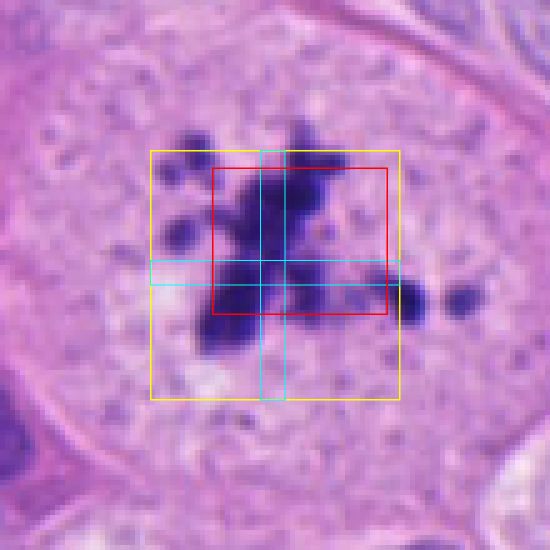
#> input picture debug_pics/ann7_zoom.png, 1100 x 1100 px (shown at 1/2 size)
$ python -i utils.py   (imports and definitions only)
#> lines starting #> are read from the running program, lines starting #| are printed output that depends on the picture
#> further down, picture is the input picture: shape (1100, 1100, 3); mean B, G, R 197.6, 132.4, 190.9
import os
import csv

import pandas as pd
import numpy as np
import cv2

import time
import math

import matplotlib as mpl
from matplotlib import pyplot as plt
import plotly.express as px

import gc
import logging

from skimage.filters import laplace
from skimage.measure import shannon_entropy


# [415 lines left out: functions plot_tps, update_object_id, make_annotated_video, center_of_mass, get_locations, visualize_frames and 3 more, not called in this run]


def pre_processing(image: np.ndarray, kernel_size = 61) -> np.ndarray:
    """
    Apply background correction, local contrast enhancement, and sharpening to a grayscale image.

    This preprocessing pipeline is useful for preparing microscopy or low-contrast grayscale images
    by removing background illumination bias, enhancing local contrast, and sharpening edges.

    It performs the following steps:
    1. Background estimation and removal using morphological opening.
    2. Local contrast enhancement by subtracting background from the original image.
    3. Gentle sharpening using unsharp masking with Gaussian blur.

    Parameters
    ----------
    image : np.ndarray
        Input image in 8-bit, single-channel grayscale format (dtype=np.uint8).

    kernel_size : int, optional
        Diameter of the elliptical kernel used for morphological opening.
        A larger value suppresses larger background features (default is 61).
        Must be a positive odd integer.

    Returns
    -------
    np.ndarray
        Output image after preprocessing, with reduced background, enhanced contrast, and sharpened features.
    """
#> called with kernel_size = 61
    # Step 1: Estimate the background using morphological opening
    background = cv2.morphologyEx(image, cv2.MORPH_OPEN, cv2.getStructuringElement(cv2.MORPH_ELLIPSE, (kernel_size, kernel_size)))
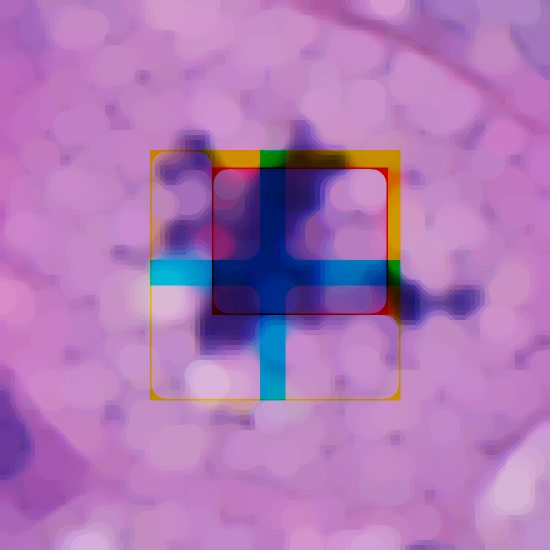
#> background: shape (1100, 1100, 3) (shown at 1/2 size); mean B, G, R 183.1, 120.2, 174.1

    # Step 2: Subtract background
    corrected = cv2.subtract(image, background)
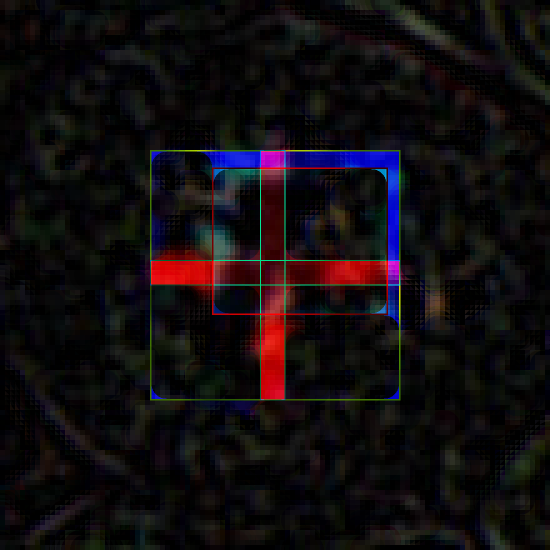
#> corrected: shape (1100, 1100, 3) (shown at 1/2 size); mean B, G, R 14.5, 12.1, 16.7

    # Optional: Gentle denoise and sharpen (your previous logic)
    blurred = cv2.GaussianBlur(corrected, (11, 11), sigmaX=2.0)
    sharpened = cv2.addWeighted(corrected, 1.5, blurred, -0.5, 0)

    return sharpened


# [425 lines left out: functions get_frame, uncertainty_below_limit, crop, row_crop, padded_crop, display_image and 4 more, not called in this run]


class CSVMetricLogger(logging.Handler):
    # [105 lines left out: functions __init__, emit, setup_logger, not called in this run]

>>> import cv2
>>> picture = cv2.imread('../debug_pics/ann7_zoom.png')
>>> result = pre_processing(picture)
